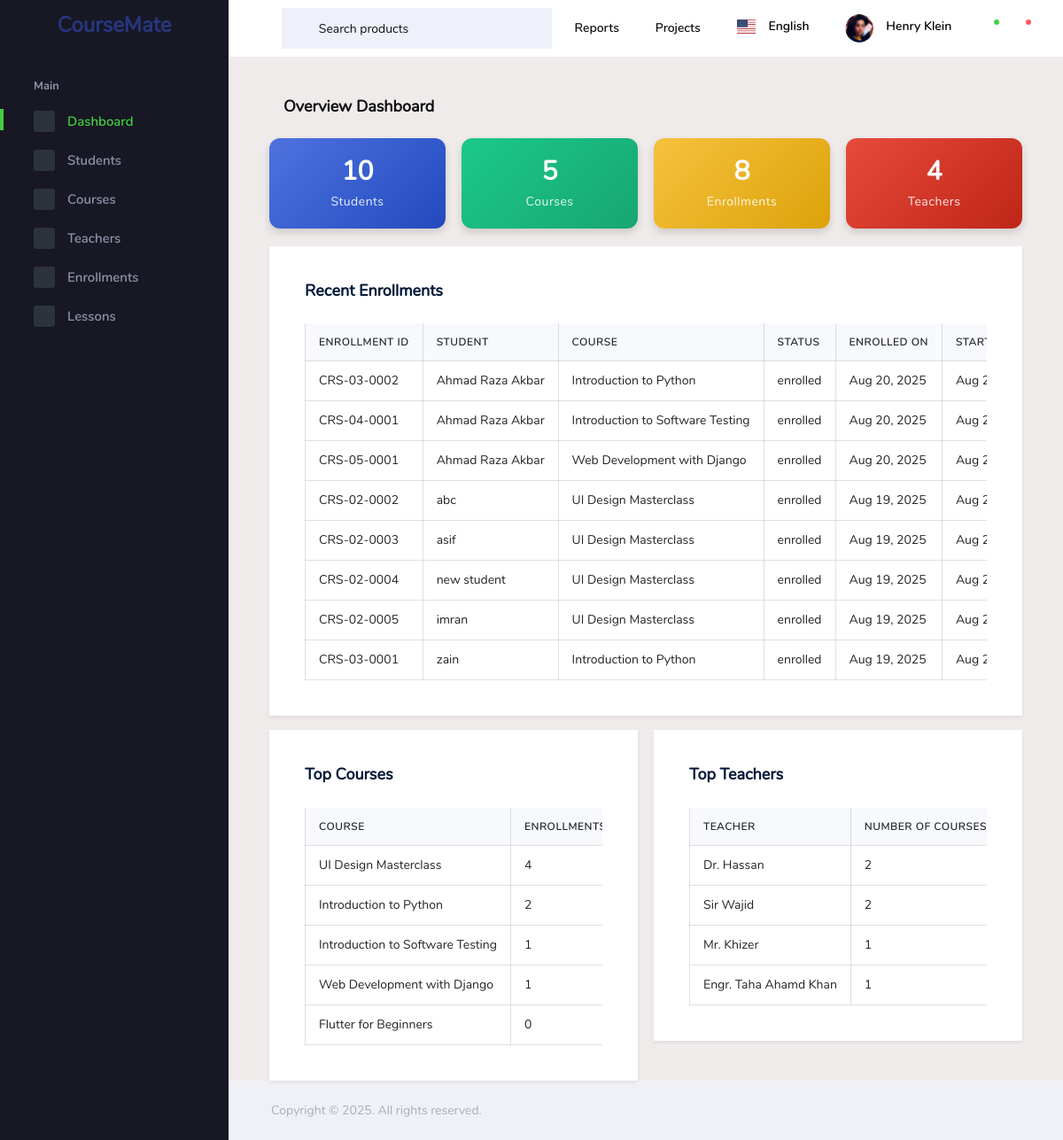
Page /students/dashboard (signed in) on the committed database.
### student_record/models.py (models this page shows, shortened)
class Enrollment(models.Model):
    student = models.ForeignKey(Student, on_delete=models.CASCADE, related_name='enrollments')
    course = models.ForeignKey(Course, on_delete=models.CASCADE, related_name='enrollments')
    enrolled_on = models.DateField(auto_now_add=True)
    status = models.CharField(max_length=20, choices=[('enrolled','Enrolled'), ('completed','Completed'), ('dropped','Dropped')], default='enrolled')
    start_date = models.DateField(blank=True, null=True, default=None)
    fee_at_enrollment = models.PositiveBigIntegerField(blank=True, null=True)
    roll_number = models.CharField(max_length=20, blank=True, editable=False, unique=True)

class Student(models.Model):
    user = models.OneToOneField(User, on_delete=models.CASCADE, null=True, blank=True)
    name = models.CharField(max_length=30)
    age = models.PositiveIntegerField()
    email = models.EmailField()
    phone_number = models.CharField(max_length=15, blank=True, null=True)
    date_of_birth = models.DateField(blank=True, null=True)
    roll_number = models.CharField(max_length=10, unique=True, blank=True, editable=False)

class Course(models.Model):
    title = models.CharField(max_length=100)
    description = models.TextField(max_length=600)
    fees = models.PositiveBigIntegerField()
    duration = models.PositiveIntegerField(help_text="Duration in weeks", default=3)
    level = models.CharField(
        max_length=20,
        choices=[('beginner','Beginner'), ('intermediate','Intermediate'), ('advanced','Advanced')],
        default='beginner'
    )
    course_code = models.CharField(max_length=10, unique=True, blank=True)

class Teacher(models.Model):
    user = models.OneToOneField(User, on_delete=models.CASCADE, related_name='teacher_profile',null=True,blank=True)
    name = models.CharField(max_length=100)
    name = models.CharField(max_length=100)
    email = models.EmailField(unique=True)
    phone = models.CharField(max_length=20, blank=True, null=True)
    specialization = models.CharField(max_length=100, blank=True, null=True)
    teacher_code = models.CharField(max_length=10, unique=True, blank=True, editable=False)
    courses = models.ManyToManyField('Course', related_name='teachers', blank=True)

### student_record/views.py (the view)
# urls.py: path('dashboard', views.dashboard, name='dashboard'),
@role_required('admin')
def dashboard(request):
    students_count = Student.objects.count()
    courses_count = Course.objects.count()
    enrollments_count = Enrollment.objects.count()
    teachers_count = Teacher.objects.count()
    recent_enrollments = Enrollment.objects.select_related('student', 'course').order_by('-enrolled_on')[:10]
    top_courses = Course.objects.annotate(
        enrollments_count=Count('enrollments')
    ).order_by('-enrollments_count')[:5]
    top_teachers = Teacher.objects.annotate(
        courses_count=Count('courses')
    ).order_by('-courses_count')[:5]
    context = {
        "students_count": students_count,
        "courses_count": courses_count,
        "enrollments_count": enrollments_count,
        "teachers_count": teachers_count,
        "recent_enrollments": recent_enrollments,
        "top_courses": top_courses,
        "top_teachers": top_teachers,
    }
    return render(request, 'pages/dashboard.html', context)

### student_record/decorator.py (called while the page is built)
def role_required(allowed_roles=[]):
    def decorator(view_func):
        @wraps(view_func)
        def wrapper(request, *args, **kwargs):
            user = request.user
            if user.is_superuser:
                return view_func(request, *args, **kwargs)  # superuser sees all
            profile = getattr(user, 'profile', None)
            if profile and profile.role in allowed_roles:
                return view_func(request, *args, **kwargs)
            return redirect('no_access')  # redirect if role not allowed
        return wrapper
    return decorator

### templates/pages/dashboard.html (shortened to what this page needs)
{% extends "base.html" %}
{% load widget_tweaks %}
{% block content %}
<div class="page-header">
    <h3 class="page-title">Overview Dashboard</h3>
</div>
<div class="row">
    <div class="col-md-3 col-sm-6">
        <div class="card-stats">
            <h3>{{ students_count }}</h3>
            <p>Students</p>
        </div>
    </div>
    <div class="col-md-3 col-sm-6">
        <div class="card-stats" style="background: linear-gradient(135deg, #1cc88a, #17a673);">
            <h3>{{ courses_count }}</h3>
            <p>Courses</p>
        </div>
    </div>
    <div class="col-md-3 col-sm-6">
        <div class="card-stats" style="background: linear-gradient(135deg, #f6c23e, #dda20a);">
            <h3>{{ enrollments_count }}</h3>
            <p>Enrollments</p>
        </div>
    </div>
    <div class="col-md-3 col-sm-6">
        <div class="card-stats" style="background: linear-gradient(135deg, #e74a3b, #be2617);">
            <h3>{{ teachers_count }}</h3>
            <p>Teachers</p>
        </div>
    </div>
</div>
<div class="row">
    <div class="col-12">
        <div class="card shadow-sm">
            <div class="card-body">
                <h4 class="card-title">Recent Enrollments</h4>
                <div class="table-responsive">
                    <table class="table table-bordered table-hover">
                        <thead>
                            <tr>
                                <th>Enrollment ID</th>
                                <th>Student</th>
                                <th>Course</th>
                                <th>Status</th>
                                <th>Enrolled On</th>
                                <th>Start Date</th>
                            </tr>
                        </thead>
                        <tbody>
                            {% for enrollment in recent_enrollments %}
                            <tr>
                                <td>{{ enrollment.roll_number }}</td>
                                <td>{{ enrollment.student.name }}</td>
                                <td>{{ enrollment.course.title }}</td>
                                <td>{{ enrollment.status }}</td>
                                <td>{{ enrollment.enrolled_on|date:"M d, Y" }}</td>
                                <td>{{ enrollment.start_date|date:"M d, Y" }}</td>
                            </tr>
                            {% empty %}
                            <tr>
                                <td colspan="7" class="text-center text-muted">No recent enrollments</td>
                            </tr>
                            {% endfor %}
                        </tbody>
                    </table>
                </div>
            </div>
        </div>
    </div>
    <div class="col-md-6 mt-3">
        <div class="card shadow-sm">
            <div class="card-body">
                <h4 class="card-title">Top Courses</h4>
                <div class="table-responsive">
                    <table class="table table-bordered table-hover">
                        <thead>
                            <tr>
                                <th>Course</th>
                                <th>Enrollments</th>
                            </tr>
                        </thead>
                        <tbody>
                            {% for course in top_courses %}
                            <tr>
                                <td>{{ course.title }}</td>
                                <td>{{ course.enrollments_count }}</td>
                            </tr>
                            {% empty %}
                            <tr>
                                <td colspan="2" class="text-center text-muted">No course data available</td>
                            </tr>
                            {% endfor %}
                        </tbody>
                    </table>
                </div>
            </div>
        </div>
    </div>
    <div class="col-md-6 mt-3">
        <div class="card shadow-sm">
            <div class="card-body">
                <h4 class="card-title">Top Teachers</h4>
                <div class="table-responsive">
                    <table class="table table-bordered table-hover">
                        <thead>
                            <tr>
                                <th>Teacher</th>
                                <th>Number of Courses</th>
                            </tr>
                        </thead>
                        <tbody>
                            {% for teacher in top_teachers %}
                            <tr>
                                <td>{{ teacher.name }}</td>
                                <td>{{ teacher.courses_count }}</td>
                            </tr>
                            {% empty %}
                            <tr>
                                <td colspan="2" class="text-center text-muted">No teacher data available</td>
                            </tr>
                            {% endfor %}
                        </tbody>
                    </table>
                </div>
            </div>
        </div>
    </div>
</div>
{% endblock %}

### templates/pages/dashboard.html (style rules this page uses)
.card-stats { text-align: center; padding: 20px; border-radius: 12px; margin-bottom: 20px; background: linear-gradient(135deg, #4e73df, #224abe); color: #fff; box-shadow: 0 4px 10px rgba(0,0,0,0.15); transition: transform 0.2s ease; }
.card-stats h3 { font-size: 30px; font-weight: bold; margin-bottom: 5px; }
.card-stats p { font-size: 14px; letter-spacing: 0.5px; margin: 0; opacity: 0.9; }
.table thead th { background: #f8f9fc; font-weight: bold; text-transform: uppercase; font-size: 12px; letter-spacing: 0.5px; }
.card-title { font-size: 18px; font-weight: bold; margin-bottom: 15px; color: #4e73df; }

### rows in the picture
Enrollment: roll_number "CRS-03-0002", student.name "Ahmad Raza Akbar", course "Introduction to Python", status "enrolled", enrolled_on "Aug 20, 2025", start_date "Aug…"
Enrollment: roll_number "CRS-04-0001", student.name "Ahmad Raza Akbar", course "Introduction to Software Testing", status "enrolled", enrolled_on "Aug 20, 2025", start_date "Aug…"
Enrollment: roll_number "CRS-05-0001", student.name "Ahmad Raza Akbar", course "Web Development with Django", status "enrolled", enrolled_on "Aug 20, 2025", start_date "Aug…"
Enrollment: roll_number "CRS-02-0002", student.name "abc", course "UI Design Masterclass", status "enrolled", enrolled_on "Aug 19, 2025", start_date "Aug…"
Enrollment: roll_number "CRS-02-0003", student.name "asif", course "UI Design Masterclass", status "enrolled", enrolled_on "Aug 19, 2025", start_date "Aug…"
Enrollment: roll_number "CRS-02-0004", student.name "new student", course "UI Design Masterclass", status "enrolled", enrolled_on "Aug 19, 2025", start_date "Aug…"
Enrollment: roll_number "CRS-02-0005", student.name "imran", course "UI Design Masterclass", status "enrolled", enrolled_on "Aug 19, 2025", start_date "Aug…"
Enrollment: roll_number "CRS-03-0001", student.name "zain", course "Introduction to Python", status "enrolled", enrolled_on "Aug 19, 2025", start_date "Aug…"
Course: title "UI Design Masterclass", enrollments_count "4"
Course: title "Introduction to Python", enrollments_count "2"
Course: title "Introduction to Software Testing", enrollments_count "1"
Course: title "Web Development with Django", enrollments_count "1"
Course: title "Flutter for Beginners", enrollments_count "0"
Teacher: name "Dr. Hassan", courses_count "2"
Teacher: name "Sir Wajid", courses_count "2"
Teacher: name "Mr. Khizer", courses_count "1"
Teacher: name "Engr. Taha Ahamd Khan", courses_count "1"

### other values in the picture
{{ students_count }} "10"
{{ courses_count }} "5"
{{ enrollments_count }} "8"
{{ teachers_count }} "4"
